Frame 1 (no input): blank canvas, image omitted
Frame 60 (the mouse pressed at the canvas centre just before this capture): blank canvas, image omitted
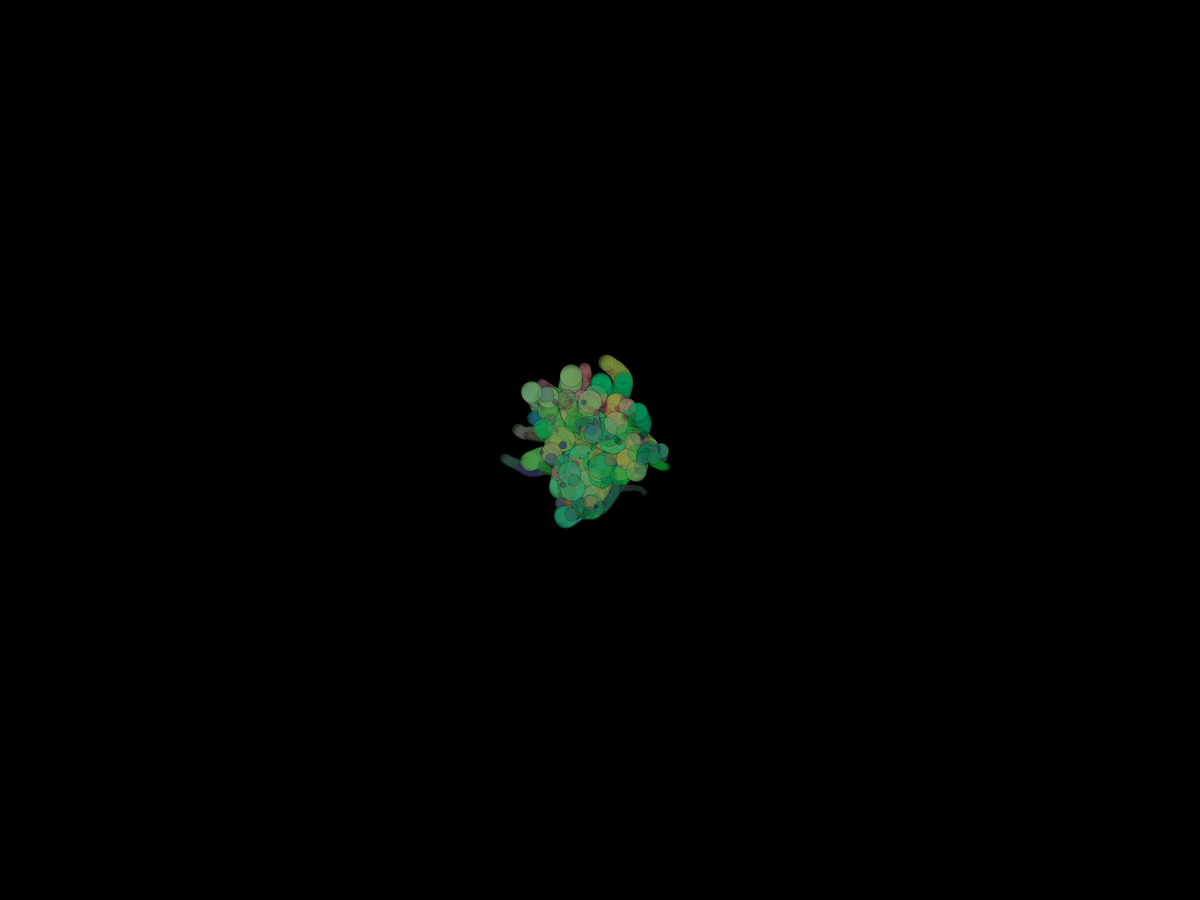
Frame 120 (the mouse held since frame 60 and released just before this capture)

The Processing sketch whose frames 1 and 60 were blank and that drew this single picture after the mouse press (run headless with seeded random() and noise(); from frame 60 on, the mouse is pressed at the canvas centre):

// Processing sketch: Week_2_pvecter_mods
// ── Week_2_pvecter_mods.pde
//Raven Kwok aka Guo, Ruiwen
//ravenkwok.com
//twitter.com/ravenkwok
//vimeo.com/ravenkwok
//ravenkwok.tumblr.com
//flickr.com/photos/ravenkwok

//orignal mods made by Dan Tapper 15/09/22
//original: https://openprocessing.org/sketch/1624111

//further changes made by Vincent Oliveira

ArrayList<Particle> pts;
boolean onPressed, BG = true;
void setup() {
 fullScreen();
  //size(600, 600);
  smooth();
  //colorMode(HSB);
  rectMode(CENTER);

  pts = new ArrayList<Particle>();

  background(0);
}

void draw() {
  if (BG) ;

  if (onPressed) {
    for (int i=0; i<10; i++) {
      Particle newP = new Particle(mouseX, mouseY, i+pts.size(), i+pts.size());
      pts.add(newP);
    }
  }

  for (int i=pts.size()-1; i>-1; i--) {
    Particle p = pts.get(i);
    if (p.dead) {
      pts.remove(i);
    } else {
      p.update();
      p.display();
    }
  }
}

//input/controls

void mousePressed() {
  onPressed = true;
  if (BG) {
    background(0);
    BG = false;
  }
}

void mouseReleased() {
  onPressed = false;
}

void keyPressed() {
  if (key == 'c') {
    for (int i=pts.size()-1; i>-1; i--) {
      Particle p = pts.get(i);
      pts.remove(i);
    }
    background(0);
  }
}

// ── particle.pde
class Particle {
  PVector loc, vel, acc;
  int lifeSpan, passedLife;
  boolean dead;
  float alpha, weight, weightRange, decay, xOfst, yOfst;
  color c;

  Particle(float x, float y, float xOfst, float yOfst) {
    loc = new PVector(x, y);

    float randDegrees = random(360);
    vel = new PVector(cos(radians(randDegrees)), sin(radians(randDegrees)));
    vel.mult(random(20));

    acc = new PVector(0, 0);
    lifeSpan = int(random(30, 180));
    decay = random(0.75, 0.9);

    weightRange = random(2, 50);

    c = color(map(randDegrees, 0, 360, 0, 255), weightRange*6, lifeSpan);


    this.xOfst = xOfst;
    this.yOfst = yOfst;
  }

  void update() {
    if (passedLife>=lifeSpan) {
      dead = true;
    } else {
      passedLife++;
    }

    alpha = float(lifeSpan-passedLife)/lifeSpan * 120;
    weight = float(lifeSpan-passedLife)/lifeSpan * weightRange;

    acc.set(0, 0);

    float rn = (noise((loc.x+frameCount+xOfst)*.01, (loc.y+frameCount+yOfst)*.01)-.5)*TWO_PI*4;
    float mag = noise((loc.y-frameCount)*.01, (loc.x-frameCount)*.01);
    PVector dir = new PVector(cos(rn), sin(rn));
    acc.add(dir);
    acc.mult(mag);

    float randRn = random(TWO_PI);
    PVector randV = new PVector(cos(randRn), sin(randRn));
    randV.mult(.25);
    acc.add(randV);

    vel.add(acc);
    vel.mult(decay);
    vel.limit(3);
    loc.add(vel);
  }

  void display() {
    strokeWeight(weight+1.5);
    stroke(0, alpha);
    point(loc.x, loc.y);

    strokeWeight(weight);
    stroke(c, alpha);
    point(loc.x, loc.y);
  }
}
